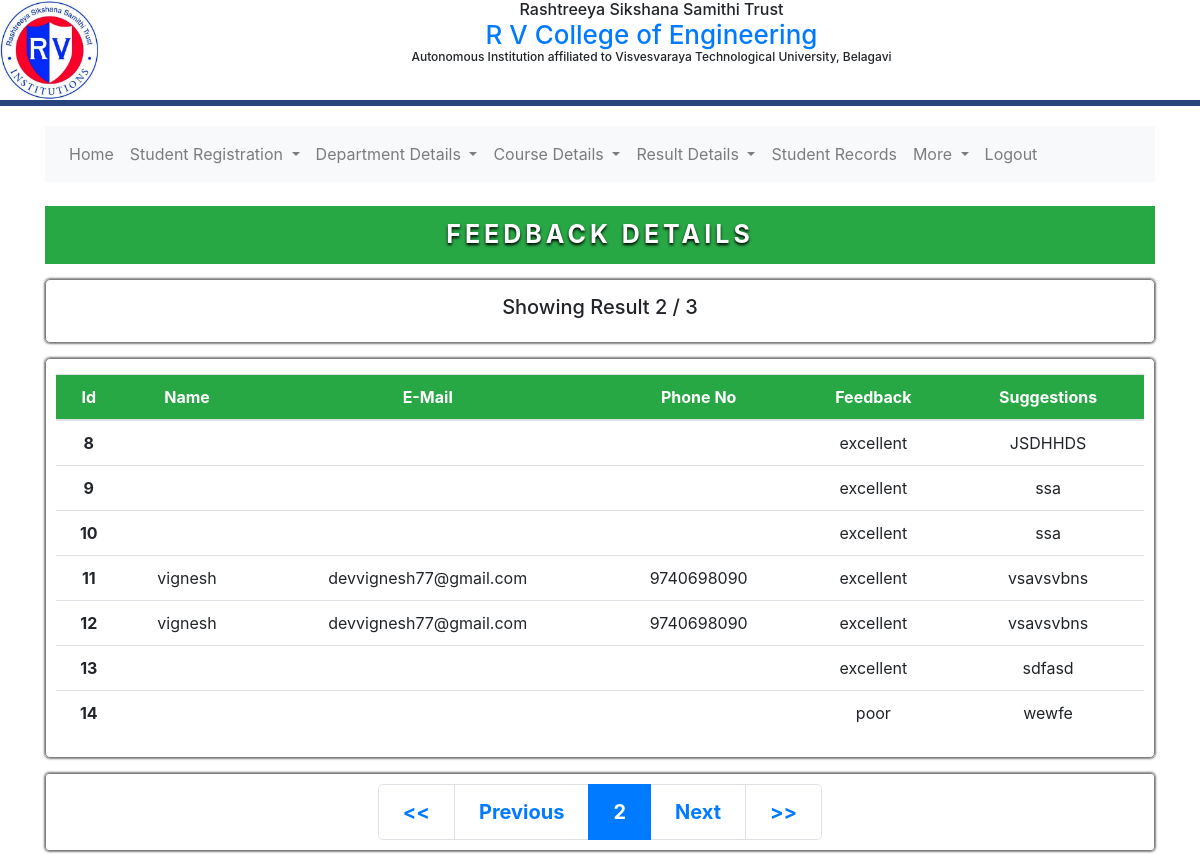
Page /feedback details.php?page=2 on the committed database.
### tables this page shows
CREATE TABLE `feedback` (
  `id` int(11) NOT NULL,
  `name` text NOT NULL,
  `email` text NOT NULL,
  `phone` text NOT NULL,
  `feedback` text NOT NULL,
  `suggestions` text NOT NULL
);

### includes/UserFunction/MysqlFunctions.php (called while the page is built, shortened)
<?php
class MysqlFunctions{
    public $DBHOST = 'localhost';
    public $DBNAME = 'sms';
    public $DBUSER = 'root';
    public $DBPASS = '';
    public $conn;
    public function __construct(){
        try{
            $this->conn = mysqli_connect($this->DBHOST, $this->DBUSER, $this->DBPASS, $this->DBNAME);
        }
        catch(Exception $e) {
            echo 'Message: ' .$e->getMessage();
        }
    }
    public function validation($value){
        $value = mysqli_real_escape_string($this->conn, trim(stripslashes(strip_tags($value))));
        return $value;
    }
    public function show_rec($tbl_name, $offset, $limit){
        $select = "SELECT * FROM $tbl_name LIMIT $offset, $limit";
        $se_fire = mysqli_query($this->conn ,$select);
        if(mysqli_num_rows($se_fire) > 0){
            $se_fetch = mysqli_fetch_all($se_fire, MYSQLI_ASSOC);
            if($se_fetch){
                return $se_fetch;
            }
            else{
                return false;
            }
        }
        else{
            return false;
        }
    }
    public function rec_count($tbl_name){
        $count = "SELECT COUNT(*) AS NumberOfRecords FROM $tbl_name";
        $count_fire = mysqli_query($this->conn, $count);
        if($count_fire){
            $count_rec = mysqli_fetch_assoc($count_fire);
            if($count_rec){
                return $count_rec['NumberOfRecords'];
            }
            else{
                return false;
            }
        }
        else{
            return false;
        }
    }
}
?>

### feedback details.php (the view, shortened to what this page needs)
<?php require_once('header.php'); ?>
<?php require_once('includes/dbcon.php'); ?>
<?php
require_once  'includes/UserFunction/MysqlFunctions.php';
function pagi_get($page_key, $last_page){
    $page_number = 1;
    $USER_FUN = new MysqlFunctions();
    if($_SERVER['REQUEST_METHOD'] == 'GET'){
        if(isset($_GET[$page_key]) && is_numeric($_GET[$page_key]) && !empty(trim($_GET[$page_key]))){
            $page_number = $USER_FUN->validation($_GET[$page_key]);
        }
        else{
            $page_number = 1;
        }
    }
    else{
        $page_number = 1;
    }
    return $page_number;
}
function pagi_buttons($buttons){
    if(is_numeric($buttons)){
        if($buttons >= 3){
            if($buttons%2){
                return $buttons;
            }
            else{
                return false;
            }
        }
        else{
            return false;
        }
    }
    else{
        return false;
    }
}
function get_records($offset, $limit){
    $USER_FUN = new MysqlFunctions();
    $tbl_structure .= <<<END
        <div class="container">
        <div class="ins-box ins-box-set">
            <table class="table table-hover">
                <thead class="bg-success" style="color: white !important;">
                    <tr>
                        <th scope="col">Id</th>
                        <th scope="col">Name</th>
                        <th scope="col">E-Mail</th>
                        <th scope="col">Phone No</th>
                        <th scope="col">Feedback</th>
                        <th scope="col">Suggestions</th>
                    </tr>
                </thead>
                <tbody>
    END;
    $fetch_rec = $USER_FUN->show_rec('feedback', $offset, $limit);
    if($fetch_rec){
        foreach($fetch_rec as $rec_data){
            $tbl_structure .= '<tr class="v-set"><th scope="row">'.$rec_data['id'].'</th><td scope="row">'.$rec_data['name'].'</td><td scope="row">'.$rec_data['email'].'</td><td scope="row">'.$rec_data['phone'].'</td><td scope="row">'.$rec_data['feedback'].'</td><td scope="row">'.$rec_data['suggestions'].'</td></tr>';
        }
    }
    else{
        $tbl_structure .= '<tr><td colspan="5"><h3>Record not Found</h3></td></tr>';
    }
    $tbl_structure .= '</tbody></table></div></div>';
    echo $tbl_structure;
}
function pagination(){
    $USER_FUN = new MysqlFunctions();
    $total_buttons = pagi_buttons('1');
    $per_page_records = 7;
    $total_records = $USER_FUN->rec_count('feedback');
    $last_page = ceil($total_records/$per_page_records);
    $page_number = pagi_get('page', $last_page);
    $half = floor($total_buttons/2);
    $show_page_info = '<div class="container"><div class="ins-box"><h5>Showing Result '.$page_number.' / '.$last_page.' </h5></div></div>';
    echo $show_page_info;
    get_records(($page_number * $per_page_records - $per_page_records), $per_page_records);
    $pagination .= '<div class="container"><nav><ul class="pagination pagination-lg pagination-cen">';
    if($page_number < $total_buttons && ($last_page == $total_buttons || $last_page > $total_buttons)){
        if($page_number >= 2){
            $pagination .= '<li class="page-item"><a class="page-link" href="feedback details.php?page=1">&lt;&lt;</a></li>';
            $pagination .= '<li class="page-item"><a class="page-link" href="feedback details.php?page='.($page_number - 1).'">Previous</a></li>';
        }
        if($page_number >= ($half + 2)){
            for($j=($page_number-$half); $j<=($page_number+$half); $j++){
                if($j == $page_number){
                    $pagination .= '<li class="page-item active"><span class="page-link">'.$j.'<span class="sr-only">(current)</span></span></li>';
                }
                else{
                    $pagination .= '<li class="page-item"><a class="page-link" href="feedback details.php?page='.$j.'">'.$j.'</a></li>';
                }
            }
        }
        else{
            for($j=1; $j<=$total_buttons; $j++){
                if($j == $page_number){
                    $pagination .= '<li class="page-item active "><span class="page-link">'.$j.'<span class="sr-only">(current)</span></span></li>';
                }
                else{
                    $pagination .= '<li class="page-item"><a class="page-link" href="feedback details.php?page='.$j.'">'.$j.'</a></li>';
                }
            }
        }
        $pagination .= '<li class="page-item"><a class="page-link" href="feedback details.php?page='.($page_number + 1).'">Next</a></li>';
        $pagination .= '<li class="page-item"><a class="page-link" href="feedback details.php?page='.$last_page.'">&gt;&gt;</a></li>';
    }
    elseif($page_number >= $total_buttons && $last_page > $total_buttons){
        $pagination .= '<li class="page-item"><a class="page-link" href="feedback details.php?page=1">&lt;&lt;</a></li>';
        $pagination .= '<li class="page-item"><a class="page-link" href="feedback details.php?page='.($page_number - 1).'">Previous</a></li>';
        if(($page_number+$half) >= $last_page){
            for($j=($last_page-$total_buttons+1); $j<=$last_page; $j++){
                if($j == $page_number){
                    $pagination .= '<li class="page-item active"><span class="page-link">'.$j.'<span class="sr-only">(current)</span></span></li>';
                }
                else{
                    $pagination .= '<li class="page-item"><a class="page-link" href="feedback details.php?page='.$j.'">'.$j.'</a></li>';
                }
            }
        }
        elseif(($page_number+$half) < $last_page){
            for($j=($page_number-$half); $j<=($page_number+$half); $j++){
                if($j == $page_number){
                    $pagination .= '<li class="page-item active"><span class="page-link">'.$j.'<span class="sr-only">(current)</span></span></li>';
                }
                else{
                    $pagination .= '<li class="page-item"><a class="page-link" href="feedback details.php?page='.$j.'">'.$j.'</a></li>';
                }
            }
        }
        if($page_number != $last_page){
            $pagination .= '<li class="page-item"><a class="page-link" href="feedback details.php?page='.($page_number + 1).'">Next</a></li>';
            $pagination .= '<li class="page-item"><a class="page-link" href="feedback details.php?page='.$last_page.'">&gt;&gt;</a></li>';
        }
    }
    $pagination .= '</ul></nav></div>';
    echo $pagination;
}
?>
<!DOCTYPE html>
<html lang="en">
<head>
    <link rel="stylesheet" href="includes/Stylesheet/stylesheet.css">
</head>
<body>
    <br>
    <div class="container-fluid">
        <div class="container">
            <ul class="nav justify-content-center bg-success">
                <li class="nav-item">
                    <div class="nav-link heading">Feedback Details</div>
                </li>
            </ul>
        </div>
        <?php
            pagination();
        ?>
    </div>
</body>
</html>

### includes/Stylesheet/stylesheet.css (style rules this page uses)
* { text-decoration: none; }
.heading { padding: 10px 0px; font-size: 25px; text-transform: uppercase; text-align: center; font-weight: bold; letter-spacing: 4px; color: white; text-shadow: 0px 2px 3px black; }
.ins-box { width: 100%; height: auto; margin: 15px auto; padding: 15px 10px; border: 1px solid gray; border-radius: 5px; text-align: center; box-shadow: 0px 0px 2px 1px gray; }
.v-set td, th { vertical-align: middle !important; text-align: center; }
.ins-box-set { height: 400px !important; overflow-y: scroll !important; }
.pagination-cen { display: flex !important; justify-content: center !important; }
.pagination-cen li { font-weight: bold; }
.pagination { border: 1px solid gray; box-shadow: 0px 0px 2px 1px gray; padding: 10px 0px !important; }

### rows in the picture
feedback: id "8", feedback "excellent", suggestions "JSDHHDS"
feedback: id "9", feedback "excellent", suggestions "ssa"
feedback: id "10", feedback "excellent", suggestions "ssa"
feedback: id "11", name "vignesh", email "devvignesh77@gmail.com", phone "9740698090", feedback "excellent", suggestions "vsavsvbns"
feedback: id "12", name "vignesh", email "devvignesh77@gmail.com", phone "9740698090", feedback "excellent", suggestions "vsavsvbns"
feedback: id "13", feedback "excellent", suggestions "sdfasd"
feedback: id "14", feedback "poor", suggestions "wewfe"

### other values in the picture
$page_number "2"
$last_page "3"
